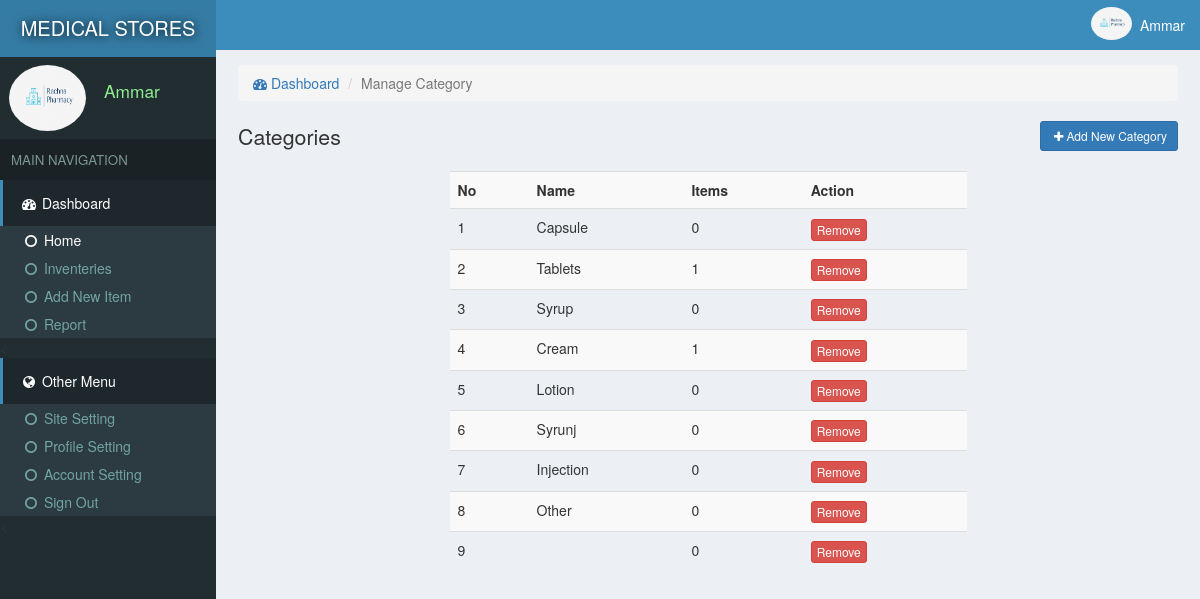
The app's page /manageCat.php (signed in) with its own data.
### tables this page shows
CREATE TABLE `site` (
  `id` int(11) NOT NULL,
  `title` varchar(222) NOT NULL,
  `name` varchar(222) NOT NULL
);

CREATE TABLE `users` (
  `id` int(11) NOT NULL,
  `email` varchar(222) NOT NULL,
  `password` varchar(222) NOT NULL,
  `name` varchar(222) NOT NULL,
  `pic` varchar(222) NOT NULL,
  `number` varchar(222) NOT NULL,
  `date` timestamp NOT NULL DEFAULT current_timestamp()
);

CREATE TABLE `categories` (
  `id` int(11) NOT NULL,
  `name` varchar(222) NOT NULL,
  `pic` varchar(111) NOT NULL,
  `details` varchar(333) NOT NULL,
  `date` timestamp NOT NULL DEFAULT current_timestamp()
);

### assets/db.php (called while the page is built, shortened)
<?php
    $con = new mysqli('localhost','root','','store');
    $array = $con->query("select * from users where id ='$_SESSION[userId]'");
    $user = $array->fetch_assoc();
?>

### manageCat.php (the view, shortened to what this page needs)
<?php require "assets/function.php" ?>
<?php require 'assets/db.php';?>
<!DOCTYPE html>
<html>
<head>
  <?php require "assets/autoloader.php" ?>
</head>
<body style="background: #ECF0F5;padding:0;margin:0">
<div class="dashboard" style="position: fixed;width: 18%;height: 100%;background:#222D32">
  <div style="background:#357CA5;padding: 14px 3px;color:white;font-size: 15pt;text-align: center;text-shadow: 1px 1px 11px black">
    <a href="index.php" style="color: white;text-decoration: none;"><?php echo strtoupper(siteName()); ?> </a>
  </div>
  <div class="flex" style="padding: 3px 7px;margin:5px 2px;">
    <div><img src="photo/<?php echo $user['pic'] ?>" class='img-circle' style='width: 77px;height: 66px'></div>
    <div style="color:lightgreen;font-size: 13pt;padding: 14px 7px;margin-left: 11px;"><?php echo ucfirst($user['name']); ?></div>
  </div>
  <div style="background: #1A2226;font-size: 10pt;padding: 11px;color: #79978F">MAIN NAVIGATION</div>
  <div>
    <div style="background:#1E282C;color: white;padding: 13px 17px;border-left: 3px solid #3C8DBC;"><span><i class="fa fa-dashboard fa-fw"></i> Dashboard</span></div>
    <div class="item">
      <ul class="nostyle zero">
        <a href="index.php"><li style="color: white"><i class="fa fa-circle-o fa-fw"></i> Home</li></a>
        <a href="inventeries.php"><li><i class="fa fa-circle-o fa-fw"></i> Inventeries</li></a>
       <a href="addnew.php"><li><i class="fa fa-circle-o fa-fw"></i> Add New Item</li></a>
        <a href="reports.php"><li><i class="fa fa-circle-o fa-fw"></i> Report</li></a>
      </ul><
    </div>
  </div>
  <div style="background:#1E282C;color: white;padding: 13px 17px;border-left: 3px solid #3C8DBC;"><span><i class="fa fa-globe fa-fw"></i> Other Menu</span></div>
  <div class="item">
      <ul class="nostyle zero">
        <a href="sitesetting.php"><li><i class="fa fa-circle-o fa-fw"></i> Site Setting</li></a>
       <a href="profile.php"><li><i class="fa fa-circle-o fa-fw"></i> Profile Setting</li></a>
        <a href="accountSetting.php"><li><i class="fa fa-circle-o fa-fw"></i> Account Setting</li></a>
        <a href="logout.php"><li><i class="fa fa-circle-o fa-fw"></i> Sign Out</li></a>
      </ul><
    </div>
</div>
<div class="marginLeft" >
  <div style="color:white;background:#3C8DBC" >
    <div class="pull-right flex rightAccount" style="padding-right: 11px;padding: 7px;">
      <div><img src="photo/<?php echo $user['pic'] ?>" style='width: 41px;height: 33px;' class='img-circle'></div>
      <div style="padding: 8px"><?php echo ucfirst($user['name']) ?></div>
    </div>
  </div>
  <div class="content2">
    <ol class="breadcrumb ">
        <li><a href="index.php"><i class="fa fa-dashboard"></i> Dashboard</a></li>
        <li class="active">Manage Category</li>
    </ol>
    <div>
      <span style="font-size: 16pt;color: #333333">Categories </span>
      <button class="btn btn-primary btn-sm pull-right" data-toggle="modal" data-target="#addIn"><i class="fa fa-plus fa-fw"> </i>Add New Category</button>
    </div>
  <?php
    $i=0;
    $array = $con->query("select * from categories");
    ?>
    <br>
    <table class="table table-striped " style="width: 55%;margin: auto;">
      <tr>
        <th>No</th>
        <th>Name</th>
        <th>Items</th>
        <th>Action</th>
      </tr>
    <?php
    while ($row = $array->fetch_assoc())
    {
      $i++;
      $array2 = $con->query("select count(*) as qty from inventeries where catId = '$row[id]'");
      $row2 = $array2->fetch_assoc();
  ?>
    <tr>
      <td><?php echo $i ?></td>
      <td><?php echo $row['name']; ?></td>
      <td><?php echo $row2['qty']; ?></td>
      <td><a href="delete.php?category=<?php echo $row['id'] ?>"><button class="btn btn-xs btn-danger">Remove</button></a></td>
    </tr>
  <?php
    }
    echo "</table>";
   ?>
  </div>
</div>
</body>
</html>

### records on screen
site: name "MEDICAL STORES"
users: pic (picture), name "Ammar"
categories: name "Capsule", qty "0"
categories: name "Tablets", qty "1"
categories: name "Syrup", qty "0"
categories: name "Cream", qty "1"
categories: name "Lotion", qty "0"
categories: name "Syrunj", qty "0"
categories: name "Injection", qty "0"
categories: name "Other", qty "0"
categories: qty "0"
